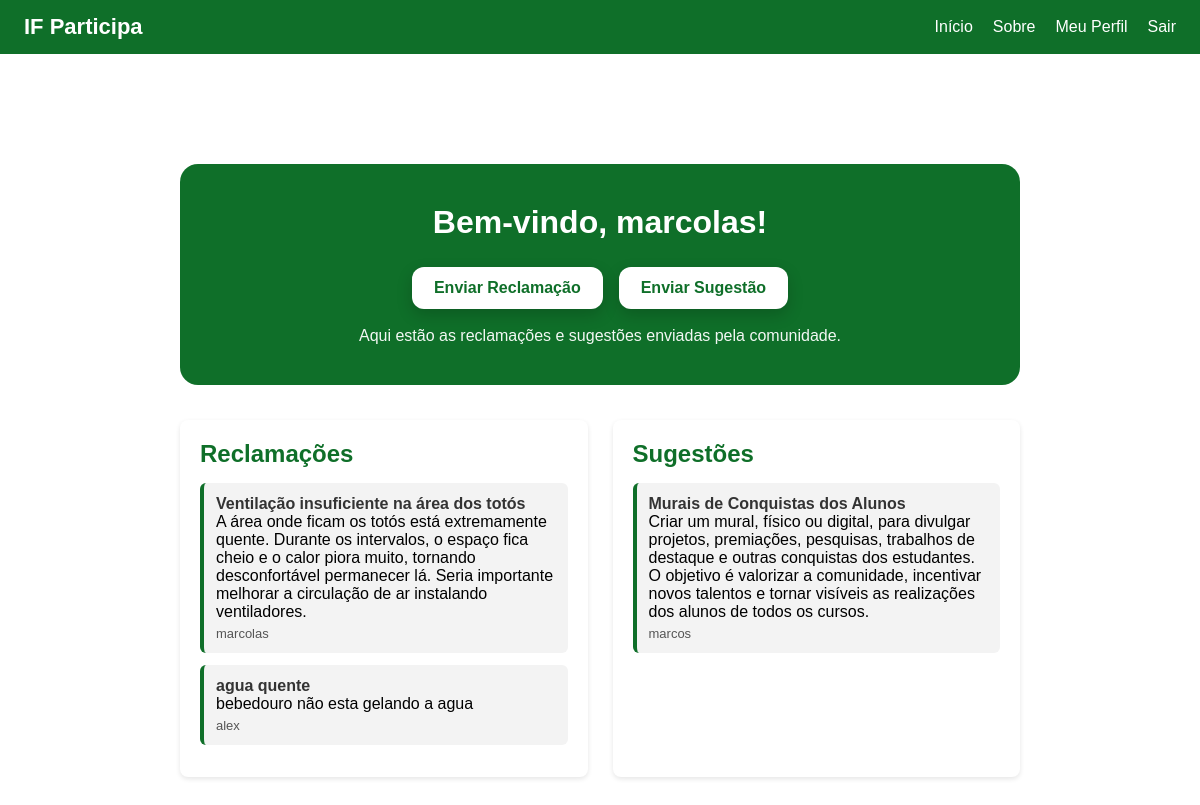
The app's page /dashboard (signed in) with its own data.
### models/users.py (models this page shows)
class Usuario(Base, UserMixin):
    __tablename__ = "usuarios"
    id = Column(Integer, primary_key=True)
    nome = Column(String(120), nullable=False)
    email = Column(String(120), unique=True, nullable=False)
    senha_hash = Column(String(200), nullable=False)
    reclamacoes = relationship("Reclamacao", back_populates="autor")
    sugestoes = relationship("Sugestao", back_populates="autor")

### models/reclamacoes.py (models this page shows)
class Reclamacao(Base):
    __tablename__ = "reclamacoes"
    id = Column(Integer, primary_key=True)
    titulo = Column(String(150), nullable=False)
    descricao = Column(Text, nullable=False)
    autor_id = Column(Integer, ForeignKey("usuarios.id"))
    autor = relationship("Usuario", back_populates="reclamacoes")

### models/sugestoes.py (models this page shows)
class Sugestao(Base):
    __tablename__ = "sugestoes"
    id = Column(Integer, primary_key=True)
    titulo = Column(String(150), nullable=False)
    descricao = Column(Text, nullable=False)
    autor_id = Column(Integer, ForeignKey("usuarios.id"))
    autor = relationship("Usuario", back_populates="sugestoes")

### controllers/routes.py (the view)
@controllers_bp.route("/dashboard")
@login_required
def dashboard():
    reclamacoes = db_session.query(Reclamacao).all()
    sugestoes = db_session.query(Sugestao).all()
    return render_template(
        "dashboard.html",
        usuario=current_user,
        reclamacoes=reclamacoes,
        sugestoes=sugestoes
    )

### app.py (called while the page is built)
@login_manager.user_loader
def load_user(user_id):
    db = SessionLocal()
    user = db.query(Usuario).get(int(user_id))
    db.close()
    return user

### templates/dashboard.html (shortened to what this page needs)
{% extends "base.html" %}
{% block estilos %}
<link rel="stylesheet" href="{{ url_for('static', filename='controllers/dashboard.css') }}">
{% endblock %}
{% block conteudo %}
<div class="dashboard">
    <div class="topo-dashboard">
        <h1>Bem-vindo, {{ usuario.nome }}!</h1>
        <div class="acoes">
            <a class="botao" href="{{ url_for('reclamacoes_bp.enviar_reclamacao') }}">Enviar Reclamação</a>
            <a class="botao" href="{{ url_for('sugestoes_bp.enviar_sugestao') }}">Enviar Sugestão</a>
        </div>
        <p>Aqui estão as reclamações e sugestões enviadas pela comunidade.</p>
    </div>
    <div class="quadros">
        <div class="quadro">
            <h2>Reclamações</h2>
            <ul>
                {% for r in reclamacoes %}
                <li class="item">
                    <strong>{{ r.titulo }}</strong><br>
                    {{ r.descricao }}<br>
                    <span class="autor">{{ r.autor.nome }}</span>
                </li>
                {% endfor %}
            </ul>
        </div>
        <div class="quadro">
            <h2>Sugestões</h2>
            <ul>
                {% for s in sugestoes %}
                <li class="item">
                    <strong>{{ s.titulo }}</strong><br>
                    {{ s.descricao }}<br>
                    <span class="autor">{{ s.autor.nome }}</span>
                </li>
                {% endfor %}
            </ul>
        </div>
    </div>
</div>
{% endblock %}

### static/base.css (style rules this page uses)
* { margin: 0; padding: 0; box-sizing: border-box; }

### static/controllers/dashboard.css (style rules this page uses)
.dashboard { width: 100%; max-width: 1100px; margin: 40px auto; padding: 20px; font-family: Arial, sans-serif; }
.topo-dashboard { background: #0f6f29; padding: 40px 30px; border-radius: 18px; color: white; text-align: center; margin-bottom: 35px; }
.topo-dashboard h1 { font-size: 32px; margin-bottom: 16px; font-weight: 700; }
.topo-dashboard p { font-size: 16px; opacity: 0.95; }
.topo-dashboard .acoes { margin: 26px 0 18px; display: flex; justify-content: center; gap: 16px; flex-wrap: wrap; }
.topo-dashboard .botao { background: white; color: #0f6f29; padding: 12px 22px; border-radius: 12px; font-weight: 600; text-decoration: none; transition: all 0.2s ease; box-shadow: 0 6px 16px rgba(0,0,0,0.18); }
.botao { padding: 10px 16px; background: #0f6f29; color: white; text-decoration: none; border-radius: 6px; font-weight: bold; transition: 0.2s; }
.topo-dashboard p { font-size: 16px; margin-top: 10px; }
.quadros { margin-top: 30px; display: grid; grid-template-columns: 1fr 1fr; gap: 25px; }
.quadro { background: #ffffff; border-radius: 8px; padding: 20px; box-shadow: 0 2px 5px rgba(0,0,0,0.1); }
.quadro h2 { margin-bottom: 15px; color: #0f6f29; }
.quadro ul { list-style: none; padding: 0; }
.item { background: #f3f3f3; padding: 12px; border-radius: 6px; margin-bottom: 12px; border-left: 4px solid #0f6f29; }
.item strong { font-size: 16px; color: #333; }
.autor { display: block; margin-top: 5px; font-size: 13px; color: #555; }

### records on screen
Usuario: nome "marcolas"
Reclamacao: titulo "Ventilação insuficiente na área dos totós", descricao "A área onde ficam os totós está extremamente quente. Durante os intervalos, o espaço fica cheio e o calor piora muito, tornando desconfortável permanecer lá. Seria importante melhorar a circulação de ar instalando ventiladores.", autor.nome "marcolas"
Reclamacao: titulo "agua quente", descricao "bebedouro não esta gelando a agua", autor.nome "alex"
Sugestao: titulo "Murais de Conquistas dos Alunos", descricao "Criar um mural, físico ou digital, para divulgar projetos, premiações, pesquisas, trabalhos de destaque e outras conquistas dos estudantes. O objetivo é valorizar a comunidade, incentivar novos talentos e tornar visíveis as realizações dos alunos de todos os cursos.", autor.nome "marcos"
